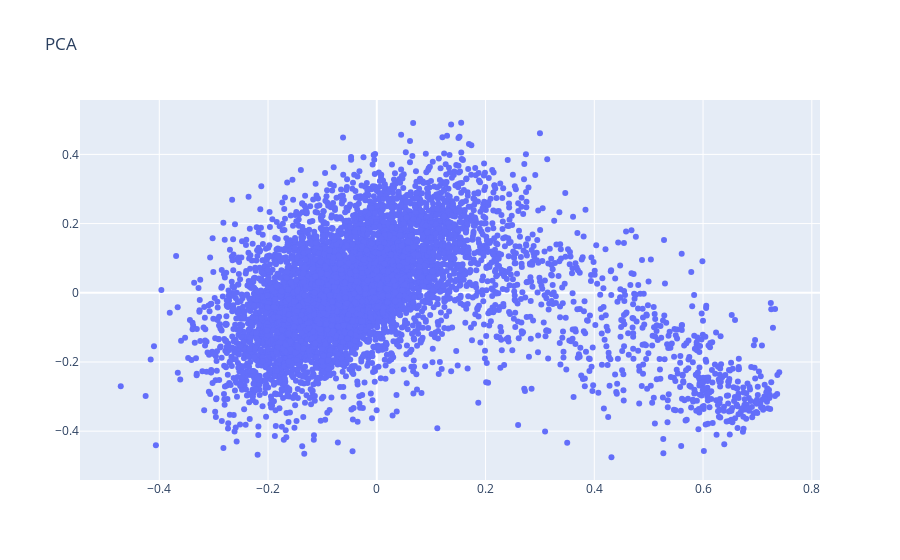

Notebook code cell kept with this figure:
### Code cell
pca = PCA(n_components=2)

result = pca.fit_transform(matrix)
result = pd.DataFrame(result)
result.columns = ['X', 'Y']
result['Palabra'] = matrix.index.values


trace = go.Scatter(x=result['X'].values,
                   y=result['Y'].values,
                   text=result['Palabra'].values,
                   mode='markers',
                   name="vocabulario") 

layout = go.Layout(title="PCA")

fig = go.Figure(data=[trace], layout=layout)
iplot(fig)

### Figure 1 — Plotly figure (JSON) as saved in the notebook; plotly's stock layout.template omitted (floating-point values rounded to 4 significant figures; data arrays with more than 128 entries replaced by an {"elided": "..."} marker saying what was removed)
{"data": [{"mode": "markers", "name": "vocabulario", "text": {"elided": "6268 str values"}, "type": "scatter", "x": {"elided": "6268 float values"}, "y": {"elided": "6268 float values"}}], "layout": {"title": {"text": "PCA"}}}
